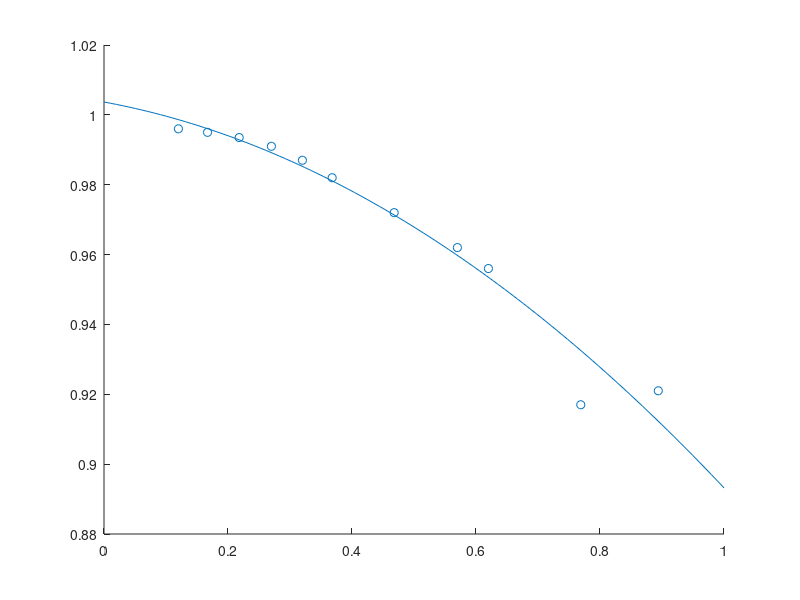

Source code (MATLAB):
x = [0.12,0.167,0.218,0.27,0.32,0.368,0.468,0.57,0.62,0.769,0.894];
y = [0.996,0.995,0.9935,0.991,0.987,0.982,0.972,0.962,0.956,0.917,0.921];
coefs = polyfit(x,y,2);

scatter(x,y)
hold on
xvals = linspace(0,1,100);
plot(xvals, polyval(coefs,xvals))
hold off
save("coherence_coefs.mat", "coefs")